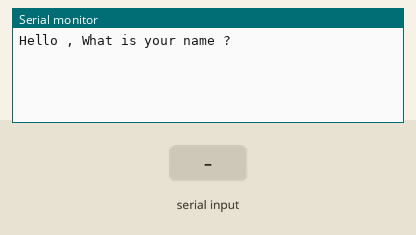
This sketch was run on a simulated Arduino Uno, built with avr-gcc and run on an emulated ATmega328P. Parts: the last lines printed to the serial monitor. Inputs (shaded band) come from the test bench.

Above: at 1.2 s.
1.3 s: "90,45\n" received over Serial
At 3.4 s:
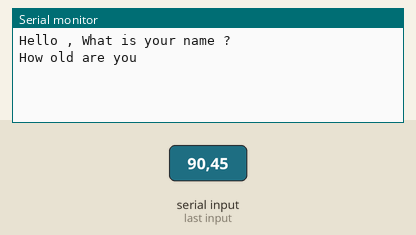
3.8 s: "30,150\n" received over Serial
At 4.3 s:
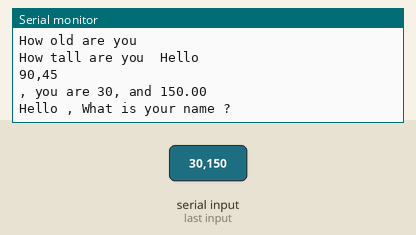
5.3 s: "0\n" received over Serial
At 5.6 s:
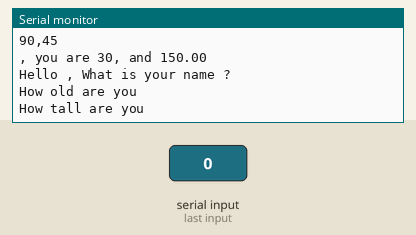

Measured:
- after the input at 1.3 s, the serial monitor: prints a new line after 1.0 s (image 1)
- after the input at 3.8 s, the serial monitor: prints a new line at once (image 2)
- after the input at 5.3 s, the serial monitor: prints a new line at once (image 3)

The sketch:

_04_lesson_12_input.ino
```cpp
int age ;
float tall ;
String Name ;
void setup() {
  // put your setup code here, to run once:
Serial.begin(9600) ;

}

void loop() {
  // put your main code here, to run repeatedly:

Serial.println("Hello , What is your name ? ");
while (Serial.available()==0){ }
Name = Serial.readString() ;

Serial.println("How old are you ");
while (Serial.available()==0 ) { }
age =  Serial.parseInt() ;

Serial.print("How tall are you  ");
while (Serial.available()==0 ) { }
tall = Serial.parseFloat() ;

Serial.println("Hello ");
Serial.print(Name);
Serial.print(", you are ");
Serial.print(age);
Serial.print(", and ");
Serial.println(tall);


}
```
